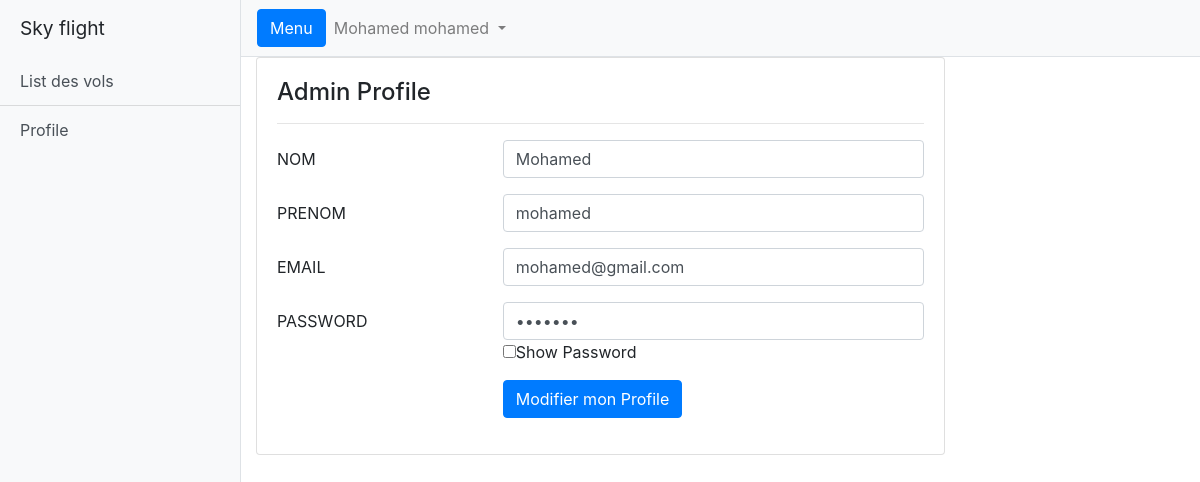
/view/admin_profile.php (signed in), run on the app's committed database.
### tables this page shows
CREATE TABLE `users` (
  `id_user` int(11) NOT NULL,
  `nom` varchar(50) NOT NULL,
  `prenom` varchar(50) NOT NULL,
  `email` varchar(50) NOT NULL,
  `password` varchar(30) NOT NULL,
  `statut` varchar(50) NOT NULL
);

### model/usersclass.php (called while the page is built, shortened)
<?php
 class User{
		function __construct() {
			$this->conn = new mysqli("localhost","root","","gestion_reservations");
		}
		function user_show($id) {
				$query = "SELECT * from users where id_user='$id'";
				$stmt = $this->conn->prepare($query);
				$stmt->execute();
				$result = $stmt->get_result();
				return  $result;
		}
}
?>

### view/admin_profile.php (the view, shortened to what this page needs)
<?php
include('../model/usersclass.php');
?>
<!DOCTYPE html>
<html lang="en">
<head>
    <link rel="stylesheet" href="https://stackpath.bootstrapcdn.com/bootstrap/4.4.1/css/bootstrap.min.css"
>
    <link href="../public/css/simple-sidebar.css" rel="stylesheet">
</head>
<body>
    <div class="d-flex" id="wrapper">
        <div class="bg-light border-right" id="sidebar-wrapper">
            <div class="sidebar-heading">Sky flight </div>
            <div class="list-group list-group-flush">
                <a href="admin.php" class="list-group-item list-group-item-action bg-light">List des vols</a>
                <a href="admin_profile.php" class="list-group-item list-group-item-action bg-light">Profile</a>
            </div>
        </div>
        <div id="page-content-wrapper">
            <nav class="navbar navbar-expand-lg navbar-light bg-light border-bottom">
                <button class="btn btn-primary" id="menu-toggle"> Menu</button>
                <div class="collapse navbar-collapse" id="navbarSupportedContent">
                    <?php if (isset($_SESSION['nom']) && isset($_SESSION['prenom']) && isset($_SESSION['statut'])) {?>
                    <ul class="navbar-nav ">
                        <li class="nav-item dropdown">
                            <a class="nav-link dropdown-toggle" href="#" id="navbarDropdown" role="button"
                                data-toggle="dropdown" aria-haspopup="true" aria-expanded="false">
                                <?= $_SESSION["nom"]; ?> <?= $_SESSION["prenom"]; ?>
                            </a>
                        </li>
                    </ul>
                    <?php }; ?>
            </nav>
            <?php if (isset($_SESSION["id_user"])) {
			$id = $_SESSION["id_user"];
			$user = new User();
			$res = $user -> user_show($id);
			$row = $res->fetch_assoc();
			?>
            <div>
                <div class="container">
                    <div class="row">
                        <div class="col-md-9">
                            <div class="card">
                                <div class="card-body">
                                    <div class="row">
                                        <div class="col-md-12">
                                            <h4>Admin Profile</h4>
                                            <hr>
                                        </div>
                                    </div>
                                    <div class="row">
                                        <div class="col-md-12">
                                            <form method="POST" action="../controller/admin_back.php">
                                                <div class="form-group row">
                                                    <label for="username" class="col-4 col-form-label">
                                                        NOM</label>
                                                    <div class="col-8">
                                                        <input id="username" name="nom" value="<?= $row['nom']; ?>"
                                                            class="form-control here" required="required" type="text">
                                                    </div>
                                                </div>
                                                <div class="form-group row">
                                                    <label for="name" class="col-4 col-form-label">PRENOM</label>
                                                    <div class="col-8">
                                                        <input id="name" name="prenom" value="<?= $row['prenom']; ?>"
                                                            class="form-control here" type="text">
                                                    </div>
                                                </div>
                                                <div class="form-group row">
                                                    <label for="lastname" class="col-4 col-form-label">EMAIL</label>
                                                    <div class="col-8">
                                                        <input id="lastname" name="mail" value="<?= $row['email']; ?>"
                                                            class="form-control here" type="email">
                                                    </div>
                                                </div>
                                                <div class="form-group row">
                                                    <label for="text" class="col-4 col-form-label">PASSWORD</label>
                                                    <div class="col-8">
                                                        <input id="password" name="password"
                                                            value="<?= $row['password']; ?>" class="form-control here"
                                                            required="required" type="password">
                                                            <input type="checkbox" onclick="showPass('password')">Show Password
                                                    </div>
                                                </div>
                                                <div class="form-group row">
                                                    <div class="offset-4 col-8">
                                                        <button name="update_admin_info" type="submit"
                                                            class="btn btn-primary">Modifier mon Profile</button>
                                                    </div>
                                                </div>
                                            </form>
                                        </div>
                                    </div>
                                </div>
                            </div>
                        </div>
                    </div>
                </div>
            </div>
		<?php }
		?>
</body>
</html>

### public/css/simple-sidebar.css (style rules this page uses)
body { overflow-x: hidden; }
#sidebar-wrapper { min-height: 100vh; margin-left: -15rem; -webkit-transition: margin .25s ease-out; -moz-transition: margin .25s ease-out; -o-transition: margin .25s ease-out; transition: margin .25s ease-out; }
#sidebar-wrapper .sidebar-heading { padding: 0.875rem 1.25rem; font-size: 1.2rem; }
#sidebar-wrapper .list-group { width: 15rem; }
#page-content-wrapper { min-width: 100vw; }
@media (min-width: 768px) { #sidebar-wrapper { margin-left: 0; } }
@media (min-width: 768px) { #page-content-wrapper { min-width: 0; width: 100%; } }

### data on the page
users: nom "Mohamed", prenom "mohamed", mail "mohamed@gmail.com"

### other printed values
$_SESSION["nom"] "Mohamed"
$_SESSION["prenom"] "mohamed"
